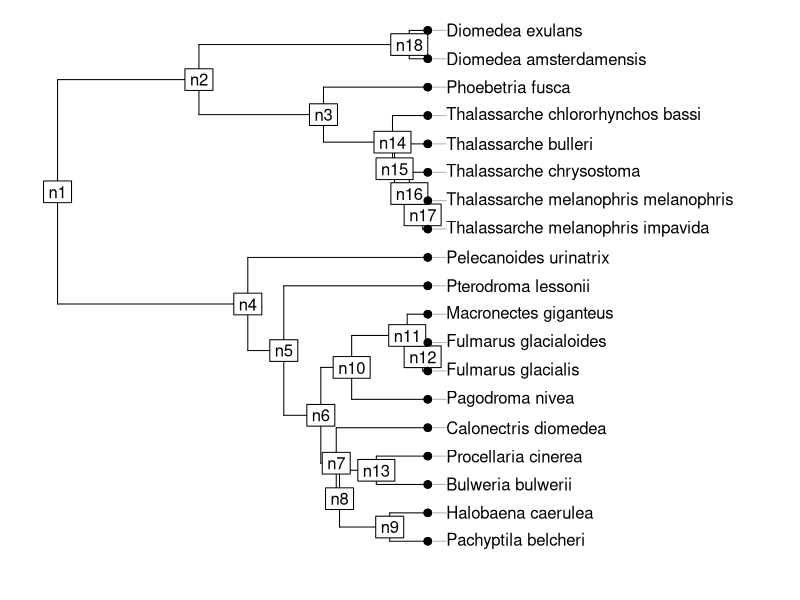
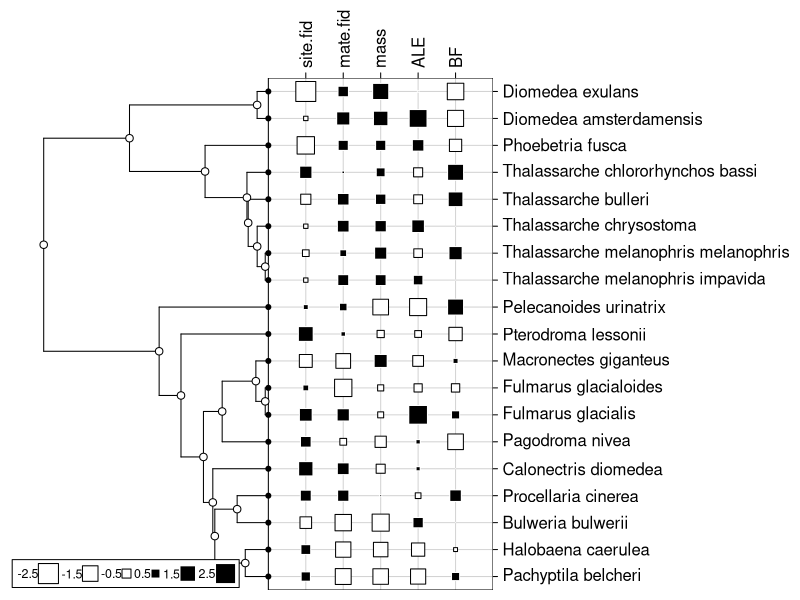

Recreate these plots in R, in order.
library(ade4)


### Name: procella
### Title: Phylogeny and quantitative traits of birds
### Aliases: procella
### Keywords: datasets

### ** Examples

data(procella)
pro.phy <- newick2phylog(procella$tre)
plot(pro.phy,clabel.n = 1, clabel.l = 1)
wt <- procella$traits
wt$site.fid[is.na(wt$site.fid)] <- mean(wt$site.fid[!is.na(wt$site.fid)])
wt$site.fid <- asin(sqrt(wt$site.fid/100))
wt$ALE[is.na(wt$ALE)] <- mean(wt$ALE[!is.na(wt$ALE)])
wt$ALE <- sqrt(wt$ALE)
wt$BF[is.na(wt$BF)] <- mean(wt$BF[!is.na(wt$BF)])
wt$mass <- log(wt$mass)
wt <- wt[, -6]
table.phylog(scalewt(wt), pro.phy, csi = 2)
gearymoran(pro.phy$Amat,wt,9999)
